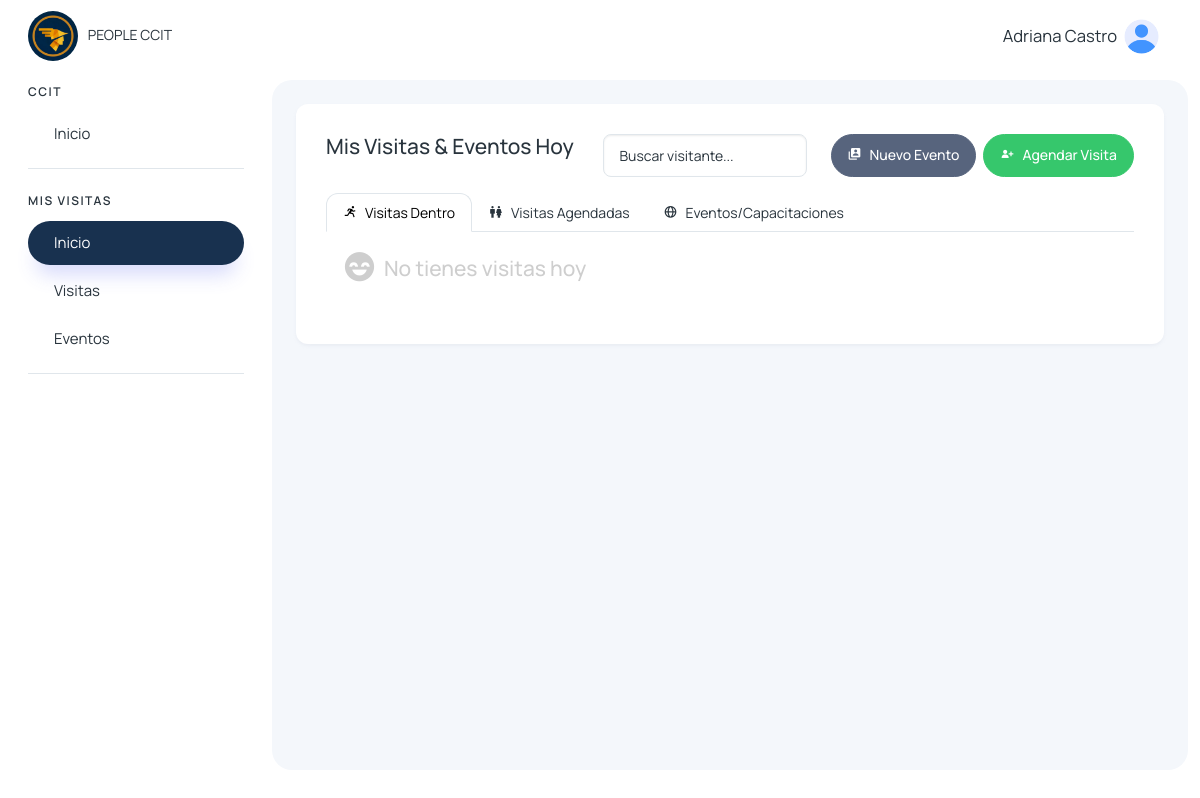
Before: /colaboradores/ (signed in) with the older database file.
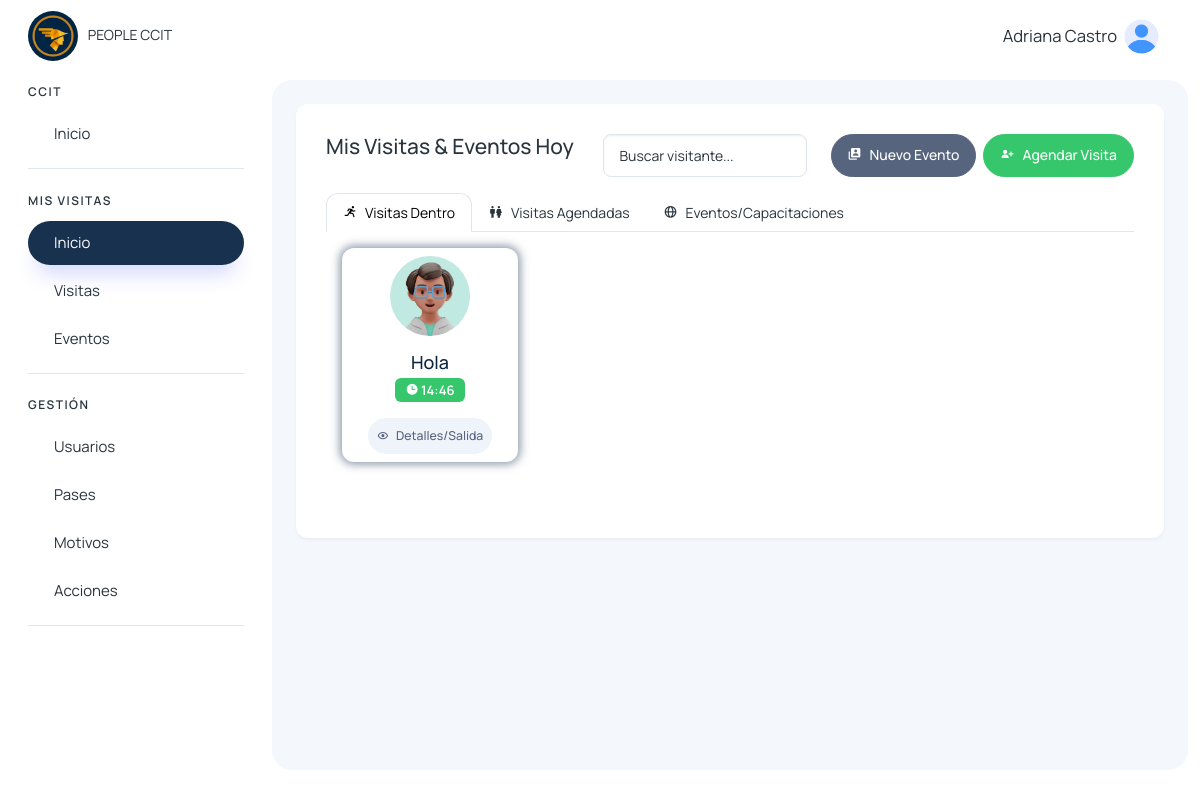
After: the same page with the newer database file.
### visitantes/models.py (models this page shows, shortened)
class Visita(models.Model):
    cod_visita = models.CharField(max_length=50, unique=True)
    visitante = models.CharField(max_length=500)
    motivo = models.TextField()
    accion = models.TextField(null=True, blank=True)
    tipo = models.TextField()
    agendado_presente = models.CharField(max_length=500, null=True, blank=True)
    estado_visitante = models.CharField(max_length=500, null=True, blank=True)
    area_departamento = models.CharField(max_length=255)
    fecha_visita = models.DateField()
    hora_ingreso = models.TimeField()
    hora_salida = models.TimeField(null=True, blank=True)
    persona_visitada = models.ForeignKey(User, on_delete=models.CASCADE, related_name='visitas_recibidas')
    usuario_registro = models.ForeignKey(User, on_delete=models.CASCADE, related_name='visitas_registradas')
    num_pase = models.CharField(max_length=50, null=True, blank=True)
    foto_documento_identificacion = models.ImageField(upload_to='visitantes/', blank=True, null=True)
    created_at = models.DateTimeField(auto_now_add=True)
    updated_at = models.DateTimeField(auto_now=True)

### colaboradores/views.py (the view)
# urls.py: path('colaboradores/', views.colaboradores_home, name='colaboradores_home'),
@login_required
def colaboradores_home(request):
    today = timezone.localdate()
    visitas_dentro = Visita.objects.filter(estado_visitante='in', persona_visitada=request.user.id).order_by('fecha_visita','hora_ingreso')
    visitas_agendadas_hoy = Visita.objects.filter(
        Q(estado_visitante='agendado', agendado_presente='agendado', persona_visitada=request.user.id),
        fecha_visita=today
    ).order_by('fecha_visita', 'hora_ingreso')
    visitas_agendadas = Visita.objects.filter(
        Q(estado_visitante='agendado', agendado_presente='agendado', persona_visitada= request.user.id),
        fecha_visita__gt=today
    ).order_by('fecha_visita', 'hora_ingreso')
    visitantes_visita = VisitanesVisita.objects.all()
    pertenencias = PertenenciasVisitante.objects.all()
    pases = PaseAcceso.objects.all()
    eventos_hoy = EventoCapacitacion.objects.filter(organizador= request.user.id, fecha=today).order_by('fecha', 'hora_inicio')
    eventos_proximos = EventoCapacitacion.objects.filter(organizador= request.user.id, fecha__gt=today).order_by('fecha', 'hora_inicio')
    visitante_por_documento = {v.documento_identificacion: v.nombre for v in visitantes_visita}
    visitas_info = {}
    for visita in visitas_dentro:
        visitas_info[visita.cod_visita] = {
            'visita': visita,
            'visitantes': [v for v in visitantes_visita if v.cod_visita == visita.cod_visita],
            'pertenencias': [p for p in pertenencias if p.cod_visita == visita.cod_visita],
        }
    return render(request, 'colaboradores/inicio_visitas.html', {
        'visitas_dentro': visitas_dentro,
        'visitas_agendadas': visitas_agendadas,
        'visitas_agendadas_hoy': visitas_agendadas_hoy,
        'visitantes_visita': visitantes_visita,
        'pertenencias': pertenencias,
        'visitas_info': visitas_info,
        'pases': pases,
        'eventos_hoy': eventos_hoy,
        'eventos_proximos': eventos_proximos,
        'visitante_por_documento': visitante_por_documento,
    })

### usuarios/templatetags/dict_extras.py (called while the page is built)
@register.filter
def dict_get(dictionary, key):
    return dictionary.get(key, '')

### usuarios/templatetags/menu_tags.py (called while the page is built)
@register.simple_tag(takes_context=True)
def active(context, *url_names):
    request = context.get('request')
    if not request:
        return ''
    current_url = request.resolver_match.url_name
    if current_url in url_names:
        return 'active'
    return ''

### visitantes/context_processors.py (called while the page is built)
def grupos_usuario(request):
    if request.user.is_authenticated:
        grupos = request.user.groups.all()
        usuarios = User.objects.filter(is_active=True)  # Solo usuarios activos
    else:
        grupos = []
        usuarios = []
    return {
        'user_grupos': grupos,
        'users': usuarios,
    }

### templates/colaboradores/inicio_visitas.html (shortened to what the changed rows need)
{% extends 'layout/layout.html' %}
{% block content %}
{% load static %}
{% load dict_extras %}
<div>
    <div class="tab-content">
        <div class="tab-pane active" id="v_dentro" role="tabpanel">
            <div class="row p-3">
                {% for visita in visitas_dentro %}
                <div class="col-12 col-sm-12 col-md-6 col-lg-3 col-xl-3" data-aos="zoom-in">
                    <div class="card hover-img card-visita-dentro">
                        <div class="card-body p-2 text-center border-none">
                            <img src="{% static '/assets/images/profile/user-3.jpg' %}" alt="matdash-img" class="rounded-circle mb-3" width="80" height="80">
                            <h4 class="card-title mb-1">{{visita.visitante}}</h4>
                            <span class="badge text-bg-success text-white"><i class='bx bxs-time' ></i> {{visita.hora_ingreso}}</span>
                        </div>
                        <ul class="px-2 py-2 list-unstyled d-flex align-items-center justify-content-center mb-0">
                            <li class="position-relative">
                                <button class="btn btn-light btn-sm text-secondary d-flex align-items-center justify-content-center p-2" data-bs-toggle="modal" data-bs-target="#registrarSalidaVisitante{{visita.id}}">
                                    <i class='bx bx-show' style="margin-right: 7px;"></i> Detalles/Salida
                                </button>
                            </li>
                        </ul>
                    </div>
                </div>
                {% empty %}
                <div class="col-12 d-flex align-items-center" data-aos="zoom-in">
                    <h1 style="color: rgb(206, 206, 206); margin-right: 7px;">
                        <i class='bx bxs-happy-beaming'></i>
                    </h1>
                    <h4 style="color: rgb(206, 206, 206);">
                        No tienes visitas hoy
                    </h4>
                </div>
                {% endfor %}
            </div>
        </div>
    </div>
</div>
{% endblock %}

### templates/layout/layout.html (shortened to what the changed rows need)
{% load static %}
{% load menu_tags %}
<!DOCTYPE html>
<html lang="en">
<head>
    <link href='https://unpkg.com/boxicons@2.1.4/css/boxicons.min.css' rel='stylesheet'>
    <link href="https://unpkg.com/aos@2.3.1/dist/aos.css" rel="stylesheet">
    <link rel="stylesheet" href="https://cdn.jsdelivr.net/npm/sweetalert2@11.4.4/dist/sweetalert2.min.css">
    <link rel="stylesheet" href="{% static '/assets/css/styles.min.css' %}" />
</head>
<body>
  <div class="page-wrapper" id="main-wrapper" data-layout="vertical" data-navbarbg="skin6" data-sidebartype="full"
  data-sidebar-position="fixed" data-header-position="fixed">
    <aside class="left-sidebar">
        <div>
            <nav class="sidebar-nav scroll-sidebar" data-simplebar="">
                <ul id="sidebarnav">
                    {% for grupo in user_grupos %}
                        {% if grupo.name == "visitas_colaborador_group" or grupo.name == 'visitas_it_group' or grupo.name == "super_admin" %}
                            <li class="nav-small-cap">
                                <span class="hide-menu">MIS VISITAS</span>
                            </li>
                            <li class="sidebar-item">
                                <a class="sidebar-link {% active 'colaboradores_home' 'buscar_inicio_colaborador' %}" href="{% url 'colaboradores_home' %}" aria-expanded="false">
                                    <span class="hide-menu">Inicio</span>
                                </a>
                            </li>
                            <li class="sidebar-item">
                                <a class="sidebar-link {% active 'visitas_colaborador' 'buscar_visitas_colaborador' 'colaboradores-nueva-visita' 'salida_mea_visita' 'detalle_visita_agendada' 'detalle_visita_dentro' 'nueva-visita-agendada' 'editar_visita_agendada' %}" href="{% url 'visitas_colaborador' %}" aria-expanded="false">
                                    <span class="hide-menu">Visitas</span>
                                </a>
                            </li>
                            <li class="sidebar-item">
                                <a class="sidebar-link {% active 'eventos_capacitaciones_colaborador' 'buscar_eventos_colaborador' 'nuevo_evento' 'actualizar_participante' 'detalles_evento_visitas' 'detalles_evento' %}" href="{% url 'eventos_capacitaciones_colaborador' %}" aria-expanded="false">
                                    <span class="hide-menu">Eventos</span>
                                </a>
                            </li>
                        {% endif %}
                    {% endfor %}
                    {% for grupo in user_grupos %}
                        {% if grupo.name == "visitas_it_group" or grupo.name == "super_admin" %}
                            <li class="nav-small-cap">
                                <span class="hide-menu">GESTIÓN</span>
                            </li>
                            <li class="sidebar-item">
                                <a class="sidebar-link {% active 'user_list' 'buscar_user' 'edit_user' 'delete_user' 'reset_user_password' 'create_user' 'cambiar_estado_usuario' 'reset_password' 'change_password_reset' %}" href="{% url 'user_list' %}" aria-expanded="false">
                                    <span class="hide-menu">Usuarios</span>
                                </a>
                            </li>
                            <li class="sidebar-item">
                                <a class="sidebar-link {% active 'pases' 'buscar_pase' 'crear_pase' 'editar_pase' %}" href="{% url 'pases' %}" aria-expanded="false">
                                    <span class="hide-menu">Pases</span>
                                </a>
                            </li>
                            <li class="sidebar-item">
                                <a class="sidebar-link {% active 'motivos' %}" href="{% url 'motivos' %}" aria-expanded="false">
                                    <span class="hide-menu">Motivos</span>
                                </a>
                            </li>
                            <li class="sidebar-item">
                                <a class="sidebar-link {% active 'acciones' %}" href="{% url 'acciones' %}" aria-expanded="false">
                                    <span class="hide-menu">Acciones</span>
                                </a>
                            </li>
                        {% endif %}
                    {% endfor %}
                </ul>
            </nav>
        </div>
    </aside>
  <div class="body-wrapper">
            <div class="body-wrapper-inner">
                <div class="container-fluid">
                    <div class="card">
                        <div class="card-body">
                            {% block content %} {% endblock %}
                        </div>
                    </div>
                </div>
            </div>
        </div>
    </div>
</body>
</html>

Changed rows visible on the page:
added Visita: visitante "Hola", hora_ingreso "14:46"
Other visible differences:
text no longer shown: "No tienes visitas hoy"
